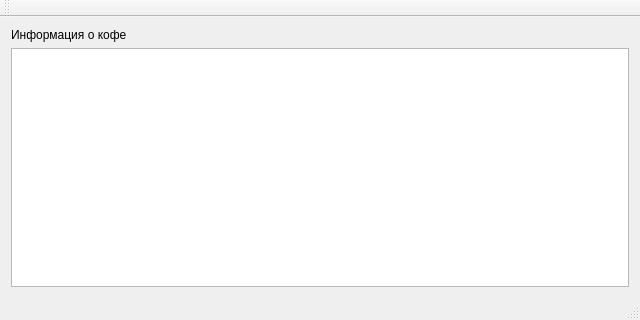
<?xml version="1.0" encoding="UTF-8"?>
<ui version="4.0">
 <class>MainWindow</class>
 <widget class="QMainWindow" name="MainWindow">
  <property name="geometry">
   <rect>
    <x>0</x>
    <y>0</y>
    <width>640</width>
    <height>320</height>
   </rect>
  </property>
  <property name="minimumSize">
   <size>
    <width>640</width>
    <height>320</height>
   </size>
  </property>
  <property name="maximumSize">
   <size>
    <width>640</width>
    <height>320</height>
   </size>
  </property>
  <property name="windowTitle">
   <string>MainWindow</string>
  </property>
  <widget class="QWidget" name="centralWidget">
   <layout class="QGridLayout" name="gridLayout">
    <item row="0" column="0">
     <widget class="QLabel" name="label">
      <property name="text">
       <string>Информация о кофе</string>
      </property>
     </widget>
    </item>
    <item row="1" column="0" colspan="2">
     <widget class="QTableWidget" name="tableWidget"/>
    </item>
   </layout>
  </widget>
  <widget class="QMenuBar" name="menuBar">
   <property name="geometry">
    <rect>
     <x>0</x>
     <y>0</y>
     <width>640</width>
     <height>21</height>
    </rect>
   </property>
  </widget>
  <widget class="QToolBar" name="mainToolBar">
   <attribute name="toolBarArea">
    <enum>TopToolBarArea</enum>
   </attribute>
   <attribute name="toolBarBreak">
    <bool>false</bool>
   </attribute>
  </widget>
  <widget class="QStatusBar" name="statusBar"/>
 </widget>
 <layoutdefault spacing="6" margin="11"/>
 <resources/>
 <connections/>
</ui>
